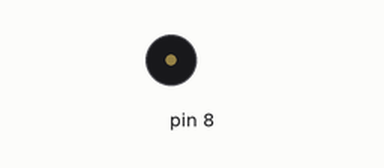
Recording of a sketch running on a simulated Arduino Uno, built with avr-gcc and run on an emulated ATmega328P. On the bench: buzzer (waves = sounding).

Above: at 0.65 s.
At 0.9 s:
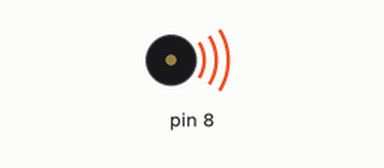
Timing chart, 0 to 3.7 s (numbered marks = the images above):
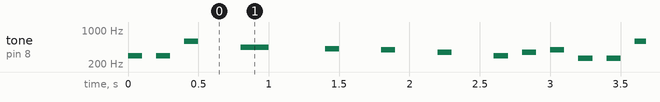

The sketch:

megalovania.ino
```cpp
int a3, a3s, b3, c4, d4, e4, f4, g4, g4s, a4, b4, c5, d5, e5, f5, g5;
int verse;
int rate;

// Tone dictionary (array lol)
int tones[16] = {216, 233, 247, 262, 294, 330, 349, 392,
                 416, 440, 494, 523, 587, 659, 698, 784 };

void setup() {
  // put your setup code here, to run once:

  // Define "Keys" for the tone dictionary (array lol)
  a3 = 0; a3s = 1; b3 = 2; c4 = 3; d4 = 4; e4 = 5;
  f4 = 6; g4 = 7; g4s = 8; a4 = 9; b4 = 10;
  c5 = 11; d5 = 12; e5 = 13; f5 = 14; g5 = 15;

  verse = 0;
  rate = 1;

  Serial.begin(9600);
  pinMode(8, OUTPUT);

}

void loop() {

    // Loops through the notes, but first note is incrementally shifted down.
    tone(8, tones[d4 - verse], 100 * rate);
    delay(200 * rate);
    tone(8, tones[d4 - verse], 100 * rate);
    delay(200 * rate);

    tone(8, tones[d5], 100 * rate);
    delay(400 * rate);

    tone(8, tones[a4], 200 * rate);
    delay(600 * rate);

    tone(8, tones[g4s], 100 * rate);
    delay(400 * rate);
    tone(8, tones[g4], 100 * rate);
    delay(400 * rate);
    tone(8, tones[f4], 100 * rate);
    delay(400 * rate);
    tone(8, tones[d4], 100 * rate);
    delay(200 * rate);
    tone(8, tones[f4], 100 * rate);
    delay(200 * rate);
    tone(8, tones[g4], 100 * rate);
    delay(200 * rate);

    // Reset the verse once it has iterated enoughs
    verse += 1;
    if (verse == 4) { verse = 0;}

}
```

Measured:
- by itself, tone on pin 8: plays 294 Hz for 0.10 s, 294 Hz for 0.10 s, 587 Hz for 0.10 s, 440 Hz for 0.20 s, 416 Hz for 0.10 s, 392 Hz for 0.10 s … (406 notes in this stretch)
